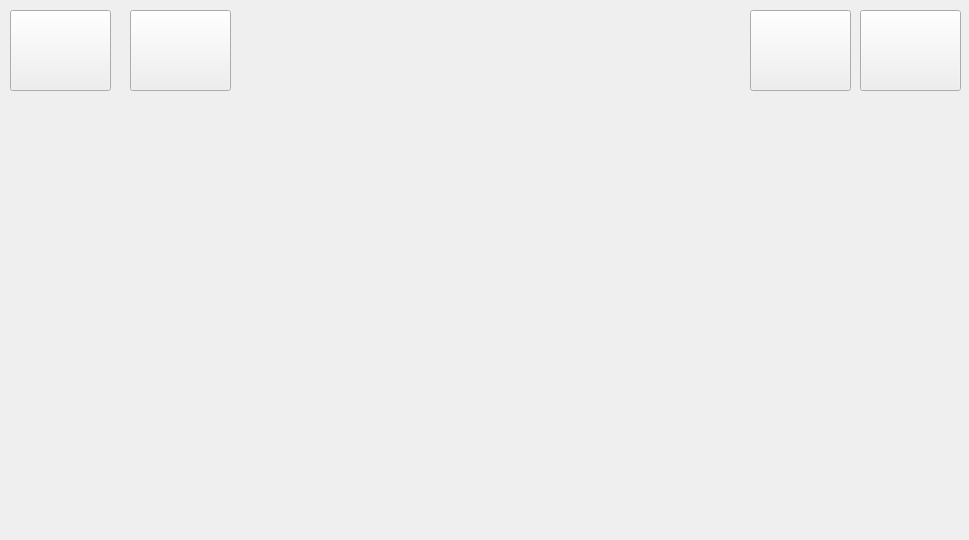
<?xml version="1.0" encoding="UTF-8"?>
<ui version="4.0">
 <class>Form</class>
 <widget class="QWidget" name="Form">
  <property name="geometry">
   <rect>
    <x>0</x>
    <y>0</y>
    <width>969</width>
    <height>540</height>
   </rect>
  </property>
  <property name="windowTitle">
   <string>Form</string>
  </property>
  <widget class="QPushButton" name="buttonErase">
   <property name="geometry">
    <rect>
     <x>860</x>
     <y>10</y>
     <width>101</width>
     <height>81</height>
    </rect>
   </property>
   <property name="text">
    <string/>
   </property>
   <property name="icon">
    <iconset>
     <normaloff>gomme.png</normaloff>gomme.png</iconset>
   </property>
   <property name="iconSize">
    <size>
     <width>100</width>
     <height>100</height>
    </size>
   </property>
  </widget>
  <widget class="QPushButton" name="buttonProfile">
   <property name="geometry">
    <rect>
     <x>750</x>
     <y>10</y>
     <width>101</width>
     <height>81</height>
    </rect>
   </property>
   <property name="text">
    <string/>
   </property>
   <property name="icon">
    <iconset>
     <normaloff>profil_R.png</normaloff>profil_R.png</iconset>
   </property>
   <property name="iconSize">
    <size>
     <width>100</width>
     <height>100</height>
    </size>
   </property>
  </widget>
  <widget class="QPushButton" name="buttonSendRobot">
   <property name="geometry">
    <rect>
     <x>10</x>
     <y>10</y>
     <width>101</width>
     <height>81</height>
    </rect>
   </property>
   <property name="text">
    <string/>
   </property>
   <property name="icon">
    <iconset>
     <normaloff>robot.png</normaloff>robot.png</iconset>
   </property>
   <property name="iconSize">
    <size>
     <width>100</width>
     <height>100</height>
    </size>
   </property>
  </widget>
  <widget class="QPushButton" name="buttonPredict">
   <property name="geometry">
    <rect>
     <x>130</x>
     <y>10</y>
     <width>101</width>
     <height>81</height>
    </rect>
   </property>
   <property name="text">
    <string/>
   </property>
   <property name="icon">
    <iconset>
     <normaloff>federer.jpg</normaloff>federer.jpg</iconset>
   </property>
   <property name="iconSize">
    <size>
     <width>120</width>
     <height>100</height>
    </size>
   </property>
  </widget>
 </widget>
 <resources/>
 <connections/>
</ui>
